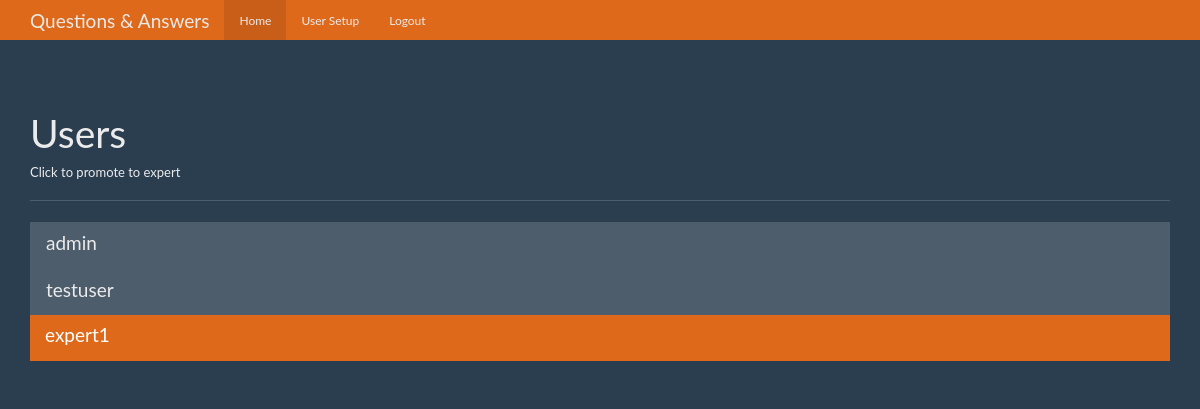
Screenshot of /users (signed in) with the database file from the repository.
### tables this page shows
CREATE TABLE user(
    id integer primary key autoincrement,
    name text not null,
    password text not null,
    expert boolean not null,
    admin boolean not null
);

### app.py (the view)
@app.route('/users')
def users():
    user = get_current_user()
    db = get_db()
    users_cur = db.execute('select id, name, expert, admin from user')
    users_results = users_cur.fetchall()
    return render_template('users.html', user=user , users=users_results)

### app.py (called while the page is built)
def get_current_user():
    user_result = None
    if 'user' in session:
        user = session['user']
        db = get_db()
        user_cur = db.execute('select id, name, password,expert, admin from user where name = ?',[user])
        user_result = user_cur.fetchone()
    return user_result

### database_files.py (called while the page is built)
def connect_db():
    sql = sqlite3.connect('C:/Users/fullara/Documents/Codes/Project/question-and-answer-app-flask/schemas.db')
    sql.row_factory = sqlite3.Row
    return sql

def get_db():
    if not hasattr(g, 'sqlite_db'):
        g.sqlite_db = connect_db()
    return g.sqlite_db

### templates/users.html (shortened to what this page needs)
<!DOCTYPE html>
<html lang="en">
<head>
  <link href="{{ url_for('static', filename='bootstrap.min.css') }}" rel="stylesheet">
  <link href="{{ url_for('static', filename='theme.css') }}" rel="stylesheet">
</head>
<body>
  <nav class="navbar navbar-inverse navbar-fixed-top">
    <div class="container">
      <div class="navbar-header">
        <a class="navbar-brand" href="{{ url_for('index') }}">Questions & Answers</a>
      </div>
      <div id="navbar" class="navbar-collapse collapse">
        <ul class="nav navbar-nav">
          <li class="active"><a href="{{ url_for('index')}}">Home</a></li>
          {% if user and user['admin']==1 %}
          <li><a href="{{ url_for('users') }}">User Setup</a></li>
          {% endif %}
          {% if user %}
          <li><a href="{{url_for('logout')}}">Logout</a></li>
          {% endif %}
        </ul>
      </div>
    </div>
  </nav>
  <div class="container theme-showcase" role="main">
    <div class="page-header">
      <h1>Users</h1>
      <h6>Click to promote to expert</h6>
    </div>
    <div class="row">
      <div class="col-lg-12">
        <div class="list-group">
          {% for user in users %}
          <a href="{{ url_for('promote', user_id=user['id']) }}" class="list-group-item {% if user['expert'] == 1 %} active {% endif %}">
            <h4 class="list-group-item-heading">{{ user['name'] }}</h4>
          </a>
          {% endfor %}
        </div>
      </div>
    </div>
  </div>
</body>
</html>

### static/theme.css (style rules this page uses)
body { padding-top: 70px; padding-bottom: 30px; }

### rows the page displays
user: name "admin"
user: name "testuser"
user: name "expert1"
